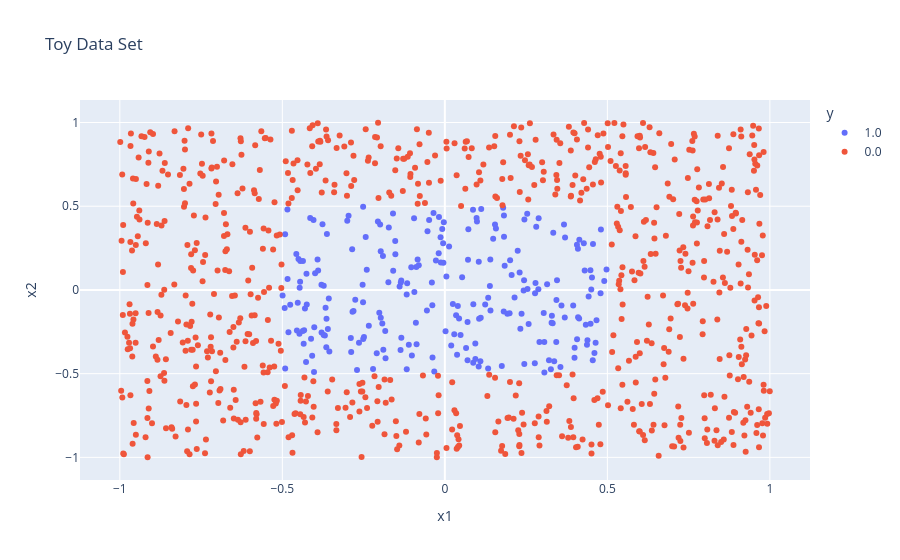

Source (notebook cell):
### Markdown cell above
# Question 8

### Code cell
mini_df = pd.read_csv('Data/mini-data.txt', header=None, delimiter=' ')
mini_df.columns = ['x1', 'x2', 'y']
mini_df['y_str'] = mini_df['y'].astype(str)

fig = px.scatter(mini_df, x='x1', y='x2', color='y_str', labels={'x1': 'x1', 'x2': 'x2', 'y_str': 'y'}, title='Toy Data Set')
fig.show()

### Figure 1 — Plotly figure (JSON) as saved in the notebook; plotly's stock layout.template omitted (floating-point values rounded to 4 significant figures; data arrays with more than 128 entries replaced by an {"elided": "..."} marker saying what was removed)
{"data": [{"hovertemplate": "y=1.0<br>x1=%{x}<br>x2=%{y}<extra></extra>", "legendgroup": "1.0", "marker": {"color": "#636efa", "symbol": "circle"}, "mode": "markers", "name": "1.0", "orientation": "v", "showlegend": true, "type": "scatter", "x": {"elided": "232 float values"}, "xaxis": "x", "y": {"elided": "232 float values"}, "yaxis": "y"}, {"hovertemplate": "y=0.0<br>x1=%{x}<br>x2=%{y}<extra></extra>", "legendgroup": "0.0", "marker": {"color": "#EF553B", "symbol": "circle"}, "mode": "markers", "name": "0.0", "orientation": "v", "showlegend": true, "type": "scatter", "x": {"elided": "768 float values"}, "xaxis": "x", "y": {"elided": "768 float values"}, "yaxis": "y"}], "layout": {"legend": {"title": {"text": "y"}, "tracegroupgap": 0}, "title": {"text": "Toy Data Set"}, "xaxis": {"anchor": "y", "domain": [0, 1], "title": {"text": "x1"}}, "yaxis": {"anchor": "x", "domain": [0, 1], "title": {"text": "x2"}}}}
